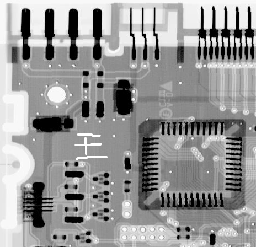
#> input picture img/test_img_wang.tif, 256 x 247 px, shrunk from 464 x 448 before the run
$ python adaptive_median_filter.py
#> lines starting #> are read from the running program, lines starting #| are printed output that depends on the picture
#> further down, img is the input picture: shape (247, 256); min 0, max 255, mean 151.3
import cv2
import numpy as np
import pathlib
import random

def add_noise(img):
    noise = np.zeros(img.shape)

    for y in range(img.shape[0]):
        for x in range(img.shape[1]):
            randomnum = random.random()
            if randomnum < 0.25:
                noise[y,x] = 0
            elif randomnum > 0.25 and randomnum < 0.5:
                noise[y,x] = 255
            else:
                noise[y,x] = img[y,x]
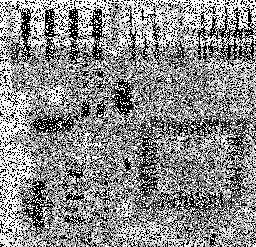
#> noise: shape (247, 256) float64; min 0, max 255, mean 139

    return noise

def adaptive_median_filter(img, s = 3, sMax = 7):
#> called with s = 3, sMax = 7
    out = np.zeros(img.shape)

    for y in range(4, img.shape[0] - sMax//2 + 1):
        for x in range(4, img.shape[1] - sMax//2 + 1):
            # print(y,x)
            out[y, x] = level_A(img, y, x, s, sMax)
#> this loop made 241 passes
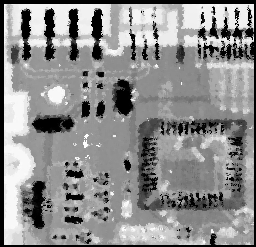
#> out: shape (247, 256) float64; min 0, max 255, mean 141.9
    return out


def level_A(img, y, x, s, sMax):
    subimg = img[y - (s//2):y + (s//2) + 1, x - (s//2):x + (s//2) + 1]
    # print(y - (s//2), y + (s//2) + 1, x - (s//2), x + (s//2) + 1)
    # print(subimg.shape)
    # print("================")

    Zmin = np.min(subimg)
    Zmed = np.median(subimg)
    Zmax = np.max(subimg)

    A1 = Zmed - Zmin
    A2 = Zmed - Zmax

    if A1 > 0 and A2 < 0:
        return level_B(subimg, Zmin, Zmed, Zmax)
    else:
        s += 2
        if s <= sMax:
            # print("Increase the window size: " + str(s))
            return level_A(img,y,x,s,sMax)
        else:
            return Zmed


def level_B(img, Zmin, Zmed, Zmax):
    h,w = img.shape
    Zxy = img[h // 2, w //2]

    B1 = Zxy - Zmin
    B2 = Zxy - Zmax

    if B1 > 0 and B2 < 0:
        return Zxy
    else:
        return Zmed


if __name__ == "__main__":
    path = pathlib.Path(__file__).parent.resolve()
    img = cv2.imread(str(path) + "/img/test_img_wang.tif", cv2.IMREAD_GRAYSCALE)
    # img = cv2.imread(str(path) + "/lenna_512.jpg", cv2.IMREAD_GRAYSCALE)
    # print(img.shape)

    noise = add_noise(img)
    noise = noise.astype(np.uint8)
    cv2.imwrite(str(path) + '/out/add_noise.jpg',noise)

    out = adaptive_median_filter(noise)
    out = out.astype(np.uint8)
    cv2.imwrite(str(path) + '/out/result.jpg', out)
